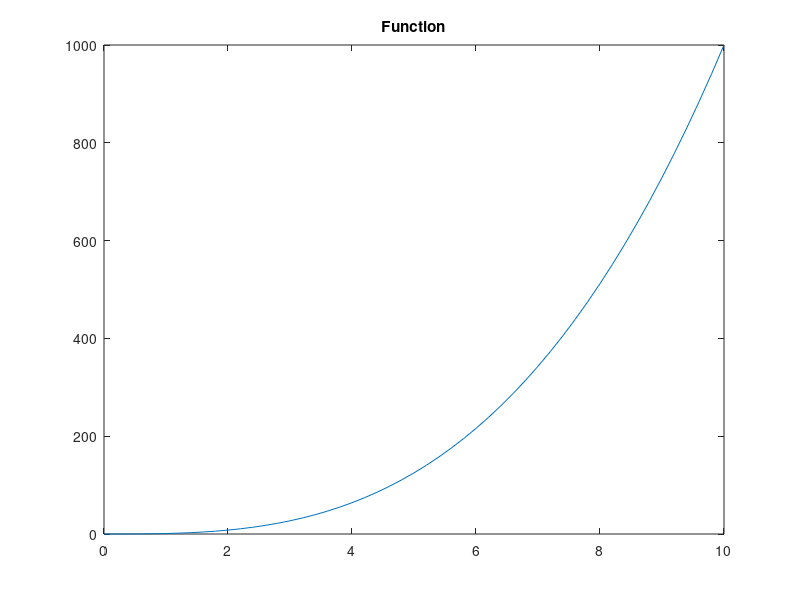
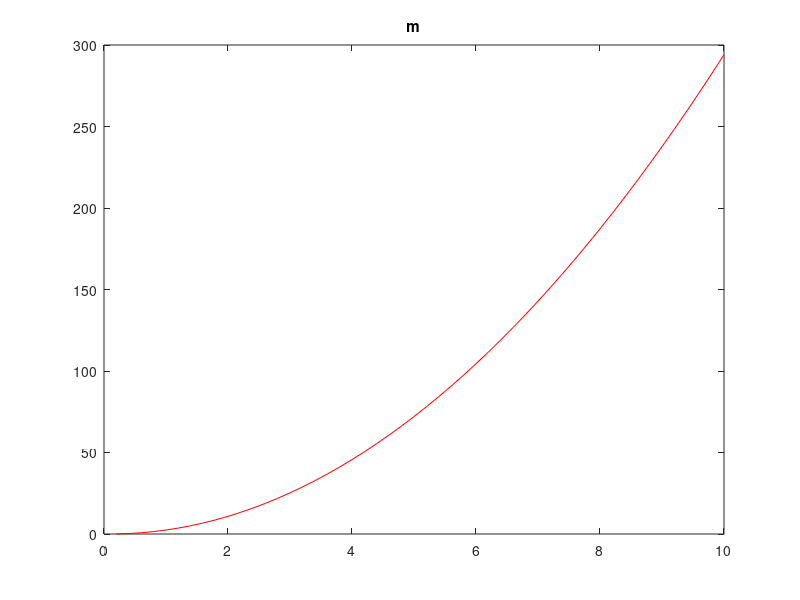
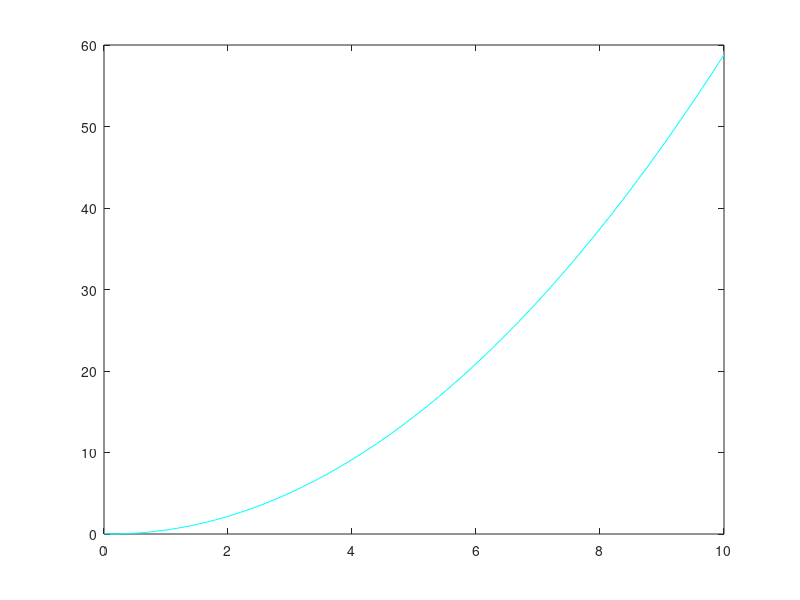

Here is the MATLAB script that generated these plots, in order:
clear all;close all;
clc;
x = 0:0.2:10;
y = (x).^3;


for ii = 1:length(x)
    if ii ~= 1
        dy = y(ii)-y(ii-1);
        dx = x(ii)-x(ii-1);
    else
        dy = y(ii);
        dx = x(ii);
    end
    m(ii) = dy/dx; %% this is the right way to do differentiation
    m2(ii) = dy;
end
plot(x,y)
title('Function')
figure;
plot(x,m,'r')
title('m')
figure;
plot(x,m2,'c')
